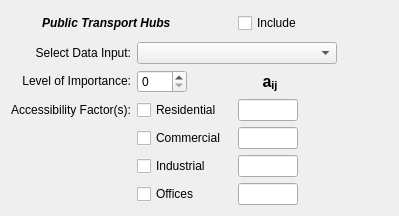
                     <widget class="QWidget" name="access_poi_widget_2" native="true">
                      <layout class="QGridLayout" name="gridLayout_29">
                       <item row="4" column="2">
                        <widget class="QCheckBox" name="access_pth_res">
                         <property name="text">
                          <string>Residential</string>
                         </property>
                        </widget>
                       </item>
                       <item row="3" column="4">
                        <widget class="QLabel" name="access_pth_lbl4">
                         <property name="minimumSize">
                          <size>
                           <width>60</width>
                           <height>0</height>
                          </size>
                         </property>
                         <property name="text">
                          <string>&lt;html&gt;&lt;head/&gt;&lt;body&gt;&lt;p align=&quot;center&quot;&gt;&lt;span style=&quot; font-size:12pt; font-weight:600;&quot;&gt;a&lt;/span&gt;&lt;span style=&quot; font-size:12pt; font-weight:600; vertical-align:sub;&quot;&gt;ij&lt;/span&gt;&lt;/p&gt;&lt;/body&gt;&lt;/html&gt;</string>
                         </property>
                        </widget>
                       </item>
                       <item row="2" column="6">
                        <spacer name="horizontalSpacer_79">
                         <property name="orientation">
                          <enum>Qt::Horizontal</enum>
                         </property>
                         <property name="sizeHint" stdset="0">
                          <size>
                           <width>40</width>
                           <height>20</height>
                          </size>
                         </property>
                        </spacer>
                       </item>
                       <item row="4" column="4">
                        <widget class="QLineEdit" name="access_pth_ares">
                         <property name="minimumSize">
                          <size>
                           <width>60</width>
                           <height>0</height>
                          </size>
                         </property>
                         <property name="maximumSize">
                          <size>
                           <width>60</width>
                           <height>16777215</height>
                          </size>
                         </property>
                        </widget>
                       </item>
                       <item row="7" column="5">
                        <spacer name="horizontalSpacer_80">
                         <property name="orientation">
                          <enum>Qt::Horizontal</enum>
                         </property>
                         <property name="sizeHint" stdset="0">
                          <size>
                           <width>40</width>
                           <height>20</height>
                          </size>
                         </property>
                        </spacer>
                       </item>
                       <item row="5" column="5">
                        <spacer name="horizontalSpacer_81">
                         <property name="orientation">
                          <enum>Qt::Horizontal</enum>
                         </property>
                         <property name="sizeHint" stdset="0">
                          <size>
                           <width>40</width>
                           <height>20</height>
                          </size>
                         </property>
                        </spacer>
                       </item>
                       <item row="5" column="2">
                        <widget class="QCheckBox" name="access_pth_com">
                         <property name="text">
                          <string>Commercial</string>
                         </property>
                        </widget>
                       </item>
                       <item row="4" column="5">
                        <spacer name="horizontalSpacer_82">
                         <property name="orientation">
                          <enum>Qt::Horizontal</enum>
                         </property>
                         <property name="sizeHint" stdset="0">
                          <size>
                           <width>40</width>
                           <height>20</height>
                          </size>
                         </property>
                        </spacer>
                       </item>
                       <item row="6" column="2">
                        <widget class="QCheckBox" name="access_pth_ind">
                         <property name="text">
                          <string>Industrial</string>
                         </property>
                        </widget>
                       </item>
                       <item row="6" column="5">
                        <spacer name="horizontalSpacer_83">
                         <property name="orientation">
                          <enum>Qt::Horizontal</enum>
                         </property>
                         <property name="sizeHint" stdset="0">
                          <size>
                           <width>40</width>
                           <height>20</height>
                          </size>
                         </property>
                        </spacer>
                       </item>
                       <item row="7" column="4">
                        <widget class="QLineEdit" name="access_pth_aoffices">
                         <property name="minimumSize">
                          <size>
                           <width>60</width>
                           <height>0</height>
                          </size>
                         </property>
                         <property name="maximumSize">
                          <size>
                           <width>60</width>
                           <height>16777215</height>
                          </size>
                         </property>
                        </widget>
                       </item>
                       <item row="5" column="4">
                        <widget class="QLineEdit" name="access_pth_acom">
                         <property name="minimumSize">
                          <size>
                           <width>60</width>
                           <height>0</height>
                          </size>
                         </property>
                         <property name="maximumSize">
                          <size>
                           <width>60</width>
                           <height>16777215</height>
                          </size>
                         </property>
                        </widget>
                       </item>
                       <item row="7" column="2">
                        <widget class="QCheckBox" name="access_pth_offices">
                         <property name="text">
                          <string>Offices</string>
                         </property>
                        </widget>
                       </item>
                       <item row="2" column="2" colspan="4">
                        <widget class="QComboBox" name="access_pth_data">
                         <property name="minimumSize">
                          <size>
                           <width>200</width>
                           <height>0</height>
                          </size>
                         </property>
                         <property name="maximumSize">
                          <size>
                           <width>200</width>
                           <height>16777215</height>
                          </size>
                         </property>
                        </widget>
                       </item>
                       <item row="3" column="2">
                        <widget class="QSpinBox" name="access_pth_weight">
                         <property name="minimumSize">
                          <size>
                           <width>50</width>
                           <height>0</height>
                          </size>
                         </property>
                         <property name="maximumSize">
                          <size>
                           <width>50</width>
                           <height>16777215</height>
                          </size>
                         </property>
                         <property name="maximum">
                          <number>10</number>
                         </property>
                        </widget>
                       </item>
                       <item row="2" column="0" colspan="2">
                        <widget class="QLabel" name="access_pth_lbl1">
                         <property name="text">
                          <string>&lt;html&gt;&lt;head/&gt;&lt;body&gt;&lt;p align=&quot;right&quot;&gt;Select Data Input:&lt;/p&gt;&lt;/body&gt;&lt;/html&gt;</string>
                         </property>
                        </widget>
                       </item>
                       <item row="4" column="0" colspan="2">
                        <widget class="QLabel" name="access_pth_lbl3">
                         <property name="text">
                          <string>&lt;html&gt;&lt;head/&gt;&lt;body&gt;&lt;p align=&quot;right&quot;&gt;Accessibility Factor(s):&lt;/p&gt;&lt;/body&gt;&lt;/html&gt;</string>
                         </property>
                        </widget>
                       </item>
                       <item row="3" column="0" colspan="2">
                        <widget class="QLabel" name="access_pth_lbl2">
                         <property name="text">
                          <string>&lt;html&gt;&lt;head/&gt;&lt;body&gt;&lt;p align=&quot;right&quot;&gt;Level of Importance:&lt;/p&gt;&lt;/body&gt;&lt;/html&gt;</string>
                         </property>
                        </widget>
                       </item>
                       <item row="0" column="4">
                        <widget class="QCheckBox" name="access_pth_include">
                         <property name="text">
                          <string>Include</string>
                         </property>
                        </widget>
                       </item>
                       <item row="0" column="0">
                        <widget class="QLabel" name="access_poi_icon_2">
                         <property name="minimumSize">
                          <size>
                           <width>25</width>
                           <height>25</height>
                          </size>
                         </property>
                         <property name="maximumSize">
                          <size>
                           <width>25</width>
                           <height>25</height>
                          </size>
                         </property>
                         <property name="text">
                          <string/>
                         </property>
                         <property name="pixmap">
                          <pixmap resource="../graphics/ubeats.qrc">:/icons/maps-icon.png</pixmap>
                         </property>
                         <property name="scaledContents">
                          <bool>true</bool>
                         </property>
                        </widget>
                       </item>
                       <item row="0" column="1" colspan="2">
                        <widget class="QLabel" name="access_poi_title_2">
                         <property name="minimumSize">
                          <size>
                           <width>180</width>
                           <height>0</height>
                          </size>
                         </property>
                         <property name="text">
                          <string>&lt;html&gt;&lt;head/&gt;&lt;body&gt;&lt;p&gt;&lt;span style=&quot; font-weight:600; font-style:italic;&quot;&gt;Public Transport Hubs&lt;/span&gt;&lt;/p&gt;&lt;/body&gt;&lt;/html&gt;</string>
                         </property>
                        </widget>
                       </item>
                       <item row="6" column="4">
                        <widget class="QLineEdit" name="access_pth_aind">
                         <property name="minimumSize">
                          <size>
                           <width>60</width>
                           <height>0</height>
                          </size>
                         </property>
                         <property name="maximumSize">
                          <size>
                           <width>60</width>
                           <height>16777215</height>
                          </size>
                         </property>
                        </widget>
                       </item>
                      </layout>
                     </widget>
